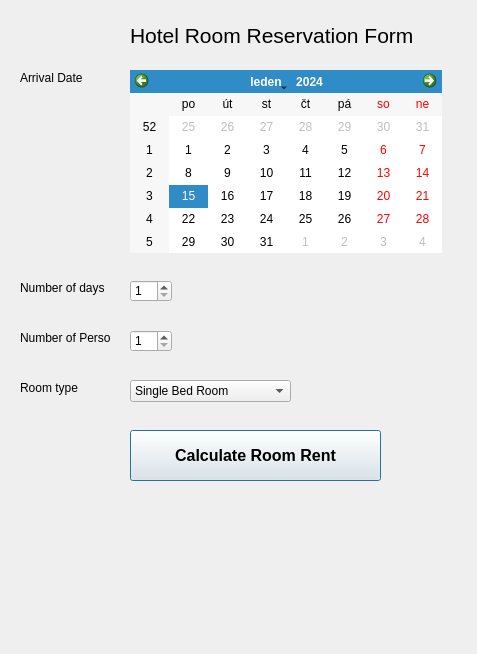
<?xml version="1.0" encoding="UTF-8"?>
<ui version="4.0">
 <class>Dialog</class>
 <widget class="QDialog" name="Dialog">
  <property name="geometry">
   <rect>
    <x>0</x>
    <y>0</y>
    <width>477</width>
    <height>654</height>
   </rect>
  </property>
  <property name="windowTitle">
   <string>Dialog</string>
  </property>
  <widget class="QCalendarWidget" name="calendarWidget">
   <property name="geometry">
    <rect>
     <x>130</x>
     <y>70</y>
     <width>312</width>
     <height>183</height>
    </rect>
   </property>
   <property name="locale">
    <locale language="Czech" country="CzechRepublic"/>
   </property>
   <property name="maximumDate">
    <date>
     <year>2999</year>
     <month>4</month>
     <day>20</day>
    </date>
   </property>
   <property name="gridVisible">
    <bool>false</bool>
   </property>
   <property name="horizontalHeaderFormat">
    <enum>QCalendarWidget::ShortDayNames</enum>
   </property>
   <property name="verticalHeaderFormat">
    <enum>QCalendarWidget::ISOWeekNumbers</enum>
   </property>
   <property name="navigationBarVisible">
    <bool>true</bool>
   </property>
   <property name="dateEditEnabled">
    <bool>true</bool>
   </property>
  </widget>
  <widget class="QLabel" name="label">
   <property name="geometry">
    <rect>
     <x>130</x>
     <y>20</y>
     <width>311</width>
     <height>31</height>
    </rect>
   </property>
   <property name="font">
    <font>
     <pointsize>16</pointsize>
     <weight>50</weight>
     <bold>false</bold>
     <kerning>true</kerning>
    </font>
   </property>
   <property name="text">
    <string>Hotel Room Reservation Form</string>
   </property>
  </widget>
  <widget class="QLabel" name="label_2">
   <property name="geometry">
    <rect>
     <x>20</x>
     <y>70</y>
     <width>101</width>
     <height>16</height>
    </rect>
   </property>
   <property name="text">
    <string>Arrival Date</string>
   </property>
  </widget>
  <widget class="QLabel" name="label_3">
   <property name="geometry">
    <rect>
     <x>20</x>
     <y>280</y>
     <width>91</width>
     <height>16</height>
    </rect>
   </property>
   <property name="text">
    <string>Number of days</string>
   </property>
  </widget>
  <widget class="QSpinBox" name="spinBox_days">
   <property name="geometry">
    <rect>
     <x>130</x>
     <y>280</y>
     <width>42</width>
     <height>22</height>
    </rect>
   </property>
   <property name="minimum">
    <number>1</number>
   </property>
  </widget>
  <widget class="QLabel" name="label_4">
   <property name="geometry">
    <rect>
     <x>20</x>
     <y>380</y>
     <width>61</width>
     <height>16</height>
    </rect>
   </property>
   <property name="text">
    <string>Room type</string>
   </property>
  </widget>
  <widget class="QComboBox" name="comboBox">
   <property name="geometry">
    <rect>
     <x>130</x>
     <y>380</y>
     <width>161</width>
     <height>22</height>
    </rect>
   </property>
   <item>
    <property name="text">
     <string>Single Bed Room</string>
    </property>
   </item>
   <item>
    <property name="text">
     <string>Double Bed Room</string>
    </property>
   </item>
   <item>
    <property name="text">
     <string>Appartment</string>
    </property>
   </item>
  </widget>
  <widget class="QLabel" name="label_5">
   <property name="geometry">
    <rect>
     <x>20</x>
     <y>330</y>
     <width>91</width>
     <height>16</height>
    </rect>
   </property>
   <property name="text">
    <string>Number of Person</string>
   </property>
  </widget>
  <widget class="QSpinBox" name="spinBox_person">
   <property name="geometry">
    <rect>
     <x>130</x>
     <y>330</y>
     <width>42</width>
     <height>22</height>
    </rect>
   </property>
   <property name="minimum">
    <number>1</number>
   </property>
  </widget>
  <widget class="QPushButton" name="pushButton">
   <property name="geometry">
    <rect>
     <x>130</x>
     <y>430</y>
     <width>251</width>
     <height>51</height>
    </rect>
   </property>
   <property name="font">
    <font>
     <pointsize>12</pointsize>
     <weight>75</weight>
     <bold>true</bold>
    </font>
   </property>
   <property name="text">
    <string>Calculate Room Rent</string>
   </property>
  </widget>
  <widget class="QWidget" name="">
   <property name="geometry">
    <rect>
     <x>22</x>
     <y>510</y>
     <width>431</width>
     <height>75</height>
    </rect>
   </property>
   <layout class="QVBoxLayout" name="verticalLayout">
    <item>
     <widget class="QLabel" name="label_summary1">
      <property name="font">
       <font>
        <weight>75</weight>
        <bold>true</bold>
       </font>
      </property>
      <property name="text">
       <string/>
      </property>
     </widget>
    </item>
    <item>
     <widget class="QLabel" name="label_summary2">
      <property name="text">
       <string/>
      </property>
     </widget>
    </item>
    <item>
     <widget class="QLabel" name="label_summary3">
      <property name="text">
       <string/>
      </property>
     </widget>
    </item>
    <item>
     <widget class="QLabel" name="label_result">
      <property name="font">
       <font>
        <pointsize>8</pointsize>
        <weight>75</weight>
        <bold>true</bold>
       </font>
      </property>
      <property name="text">
       <string/>
      </property>
     </widget>
    </item>
   </layout>
  </widget>
 </widget>
 <resources/>
 <connections>
  <connection>
   <sender>pushButton</sender>
   <signal>pressed()</signal>
   <receiver>Dialog</receiver>
   <slot>calculate_rent()</slot>
   <hints>
    <hint type="sourcelabel">
     <x>324</x>
     <y>462</y>
    </hint>
    <hint type="destinationlabel">
     <x>373</x>
     <y>535</y>
    </hint>
   </hints>
  </connection>
 </connections>
 <slots>
  <slot>calculate_rent()</slot>
 </slots>
</ui>
